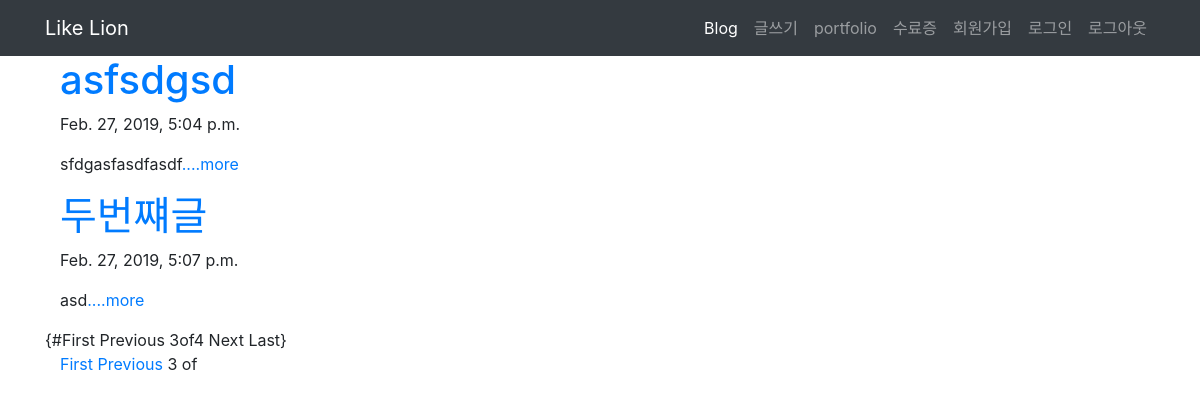
The app's page /?page=3, older data.
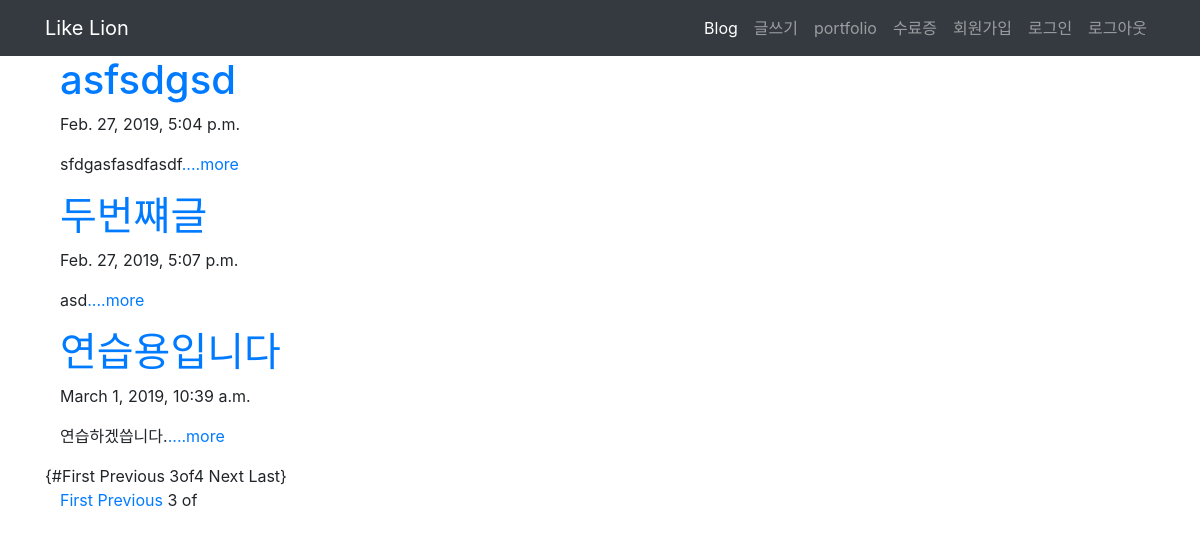
The same page, newer data.
### blog/models.py (models this page shows, shortened)
class Blog(models.Model):
    title = models.CharField(max_length=200)
    pub_date = models.DateTimeField('date published')
    body = models.TextField()
    def summary(self):
        return self.body[:100]

### blog/views.py (the view)
# urls.py: path('', blog_view.blog, name='blog'),
def blog(request):
    blogs = Blog.objects
    blog_list = Blog.objects.all()
    paginator = Paginator(blog_list, 3)
    page = request.GET.get('page')
    posts = paginator.get_page(page)
    return render(request, 'blog.html', {'blogs': blogs, 'posts':posts})

### blog/templates/blog.html (shortened to what this page needs)
{% extends 'base.html' %}
{% block content %}
{% for blog in posts %}
<div class="container">
    <a href=" {% url 'detail' blog.id %}">
        <h1 class="inline-block">{{ blog.title }}</h1>
    </a>
    <p>{{ blog.pub_date }}</p>
    <p>{{ blog.summary }}<a href=" {% url 'detail' blog.id %}">....more</a></p>
</div>
{% endfor %}
{#First Previous 3of4 Next Last}
<div  class="container">
    {% if posts.has_previous %}
    <a href="?page=1">First</a>
    <a href="?page={{posts.previous_page_number}}">Previous</a>
    {% endif %}
    <span>{{posts.number}}</span>
    <span>of</span>
</div>
{% endblock %}

### secondproject/templates/base.html (shortened to what this page needs)
<!DOCTYPE html>
<html lang="en">
<head>
    <link rel="stylesheet" href="https://stackpath.bootstrapcdn.com/bootstrap/4.1.3/css/bootstrap.min.css"
>
</head>
<body>
    <nav class="navbar navbar-expand-lg navbar-dark bg-dark">
        <div class="container">
            <a class="navbar-brand" href="{% url 'blog' %}">Like Lion</a>
            <div class="collapse navbar-collapse" id="navbarNavAltMarkup">
                <div class="navbar-nav ml-auto">
                    <a class="nav-item nav-link active" href="{% url 'blog' %}">Blog</span></a>
                    <a class="nav-item nav-link" href="{% url 'new' %}">글쓰기</a>
                    <a class="nav-item nav-link" href="{% url 'portfolio' %}">portfolio</a>
                    <a class="nav-item nav-link" href="#">수료증</a>
                    <a class="nav-item nav-link" href="{% url 'signup' %}">회원가입</a>
                    <a class="nav-item nav-link" href="{% url 'login' %}">로그인</a>
                    <a class="nav-item nav-link" href="{% url 'logout' %}">로그아웃</a>
                </div>
            </div>
        </div>
    </nav>
    <div class="container">
        {% block content %}
        {% endblock %}
    </div>
</body>
</html>

Row changes from the older to the newer data that the page shows:
added Blog: title "연습용입니다", pub_date "March 1, 2019, 10:39 a.m.", summary "연습하겠씁니다."
